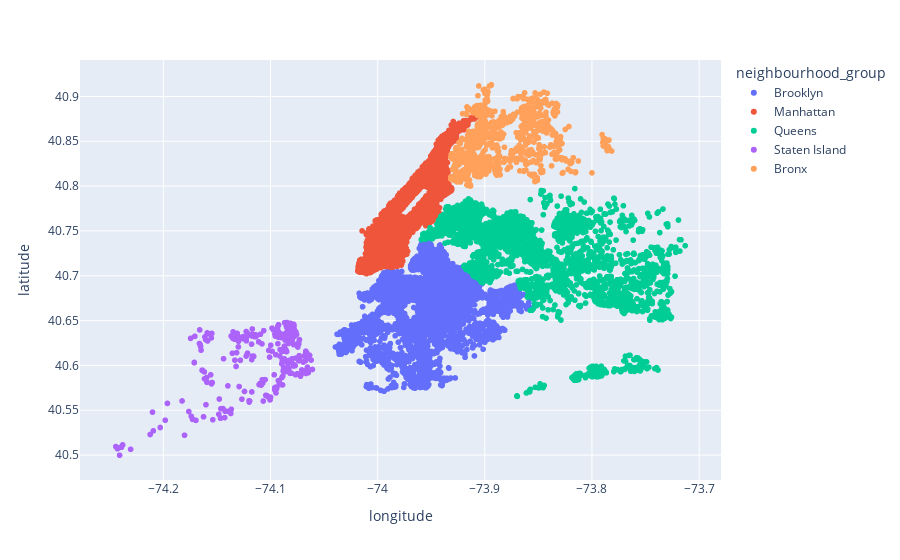

This figure's notebook cell:
### Code cell
fig = px.scatter(data, x='longitude', y='latitude',
                 color='neighbourhood_group')
fig.show()

### Figure 1 — Plotly figure (JSON) as saved in the notebook; plotly's stock layout.template omitted (floating-point values rounded to 4 significant figures; data arrays with more than 128 entries replaced by an {"elided": "..."} marker saying what was removed)
{"data": [{"hovertemplate": "neighbourhood_group=Brooklyn<br>longitude=%{x}<br>latitude=%{y}<extra></extra>", "legendgroup": "Brooklyn", "marker": {"color": "#636efa", "symbol": "circle"}, "mode": "markers", "name": "Brooklyn", "showlegend": true, "type": "scattergl", "x": {"elided": "20104 float values"}, "xaxis": "x", "y": {"elided": "20104 float values"}, "yaxis": "y"}, {"hovertemplate": "neighbourhood_group=Manhattan<br>longitude=%{x}<br>latitude=%{y}<extra></extra>", "legendgroup": "Manhattan", "marker": {"color": "#EF553B", "symbol": "circle"}, "mode": "markers", "name": "Manhattan", "showlegend": true, "type": "scattergl", "x": {"elided": "21661 float values"}, "xaxis": "x", "y": {"elided": "21661 float values"}, "yaxis": "y"}, {"hovertemplate": "neighbourhood_group=Queens<br>longitude=%{x}<br>latitude=%{y}<extra></extra>", "legendgroup": "Queens", "marker": {"color": "#00cc96", "symbol": "circle"}, "mode": "markers", "name": "Queens", "showlegend": true, "type": "scattergl", "x": {"elided": "5666 float values"}, "xaxis": "x", "y": {"elided": "5666 float values"}, "yaxis": "y"}, {"hovertemplate": "neighbourhood_group=Staten Island<br>longitude=%{x}<br>latitude=%{y}<extra></extra>", "legendgroup": "Staten Island", "marker": {"color": "#ab63fa", "symbol": "circle"}, "mode": "markers", "name": "Staten Island", "showlegend": true, "type": "scattergl", "x": {"elided": "373 float values"}, "xaxis": "x", "y": {"elided": "373 float values"}, "yaxis": "y"}, {"hovertemplate": "neighbourhood_group=Bronx<br>longitude=%{x}<br>latitude=%{y}<extra></extra>", "legendgroup": "Bronx", "marker": {"color": "#FFA15A", "symbol": "circle"}, "mode": "markers", "name": "Bronx", "showlegend": true, "type": "scattergl", "x": {"elided": "1091 float values"}, "xaxis": "x", "y": {"elided": "1091 float values"}, "yaxis": "y"}], "layout": {"legend": {"title": {"text": "neighbourhood_group"}, "tracegroupgap": 0}, "margin": {"t": 60}, "xaxis": {"anchor": "y", "domain": [0, 1], "title": {"text": "longitude"}}, "yaxis": {"anchor": "x", "domain": [0, 1], "title": {"text": "latitude"}}}}
